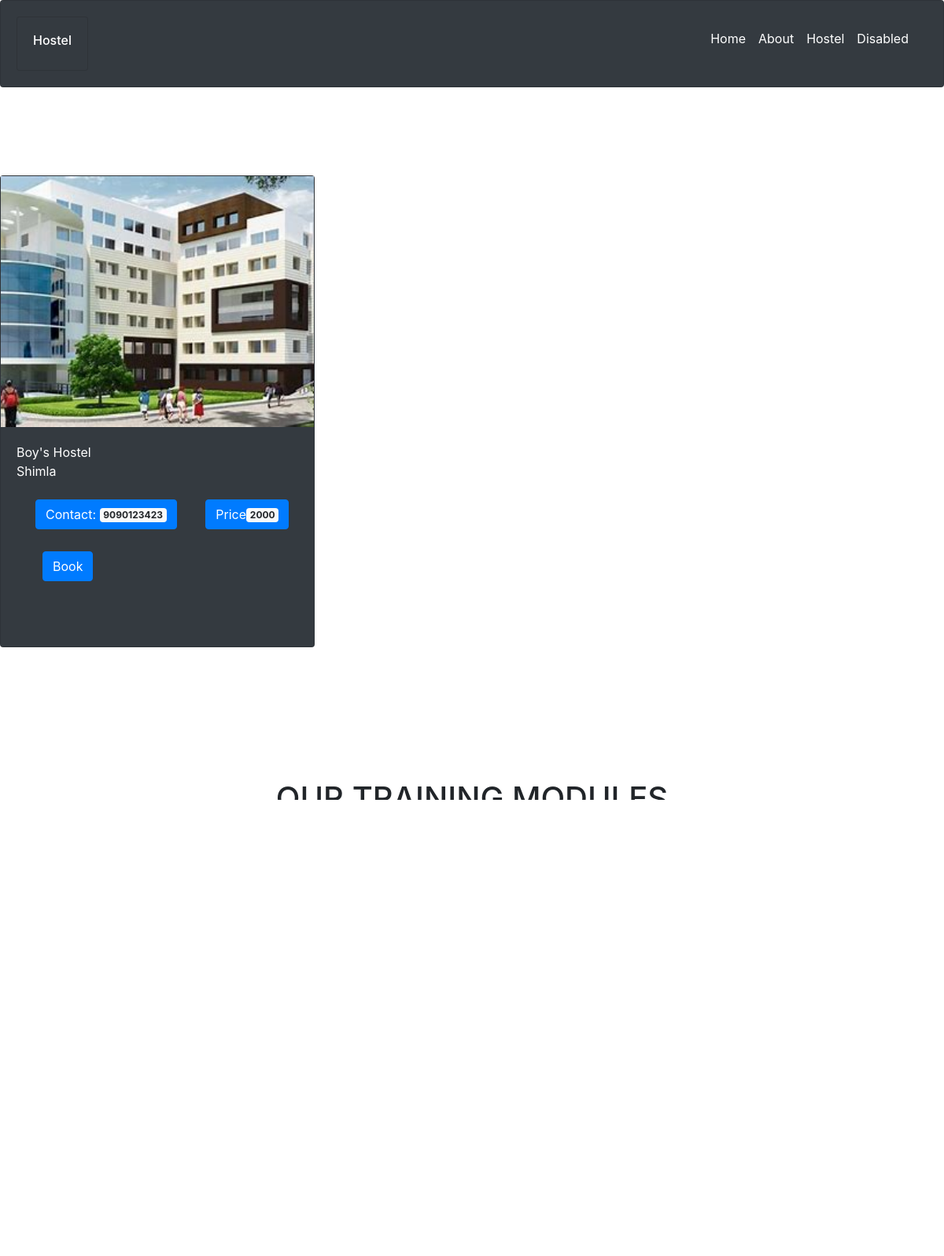
Screenshot of /showRooms/4 with the database file from the repository.
### hostelbookingapp/models.py (models this page shows, shortened)
class Room(models.Model):
	seat=models.IntegerField()
	roomImg=models.FileField(upload_to='upload/hostel/room')
	avaliable=models.BooleanField(default=False)
	hostel=models.ForeignKey(Hostel,on_delete=models.CASCADE)
	def __str__(self):
		return f'{"room with"+str(self.seat)+"seaters"}-{self.roomImg}';

class Hostel(models.Model):
	hostelName=models.CharField(max_length=120)
	TYPE=(
			('Girls Hostel','Girls Hostel'),
			('Boys Hostel','Boys Hostel'),
		)
	type=models.CharField(max_length=20,choices=TYPE)
	AVALIABILITY=(('avaliable','avaliable'),
		('unavaliable','unavaliable'),
		)
	avaliable=models.CharField(max_length=20,choices=AVALIABILITY)
	images=models.FileField(upload_to='upload/hostel')
	description=models.CharField(max_length=2000)
	city=models.ForeignKey(City,on_delete=models.CASCADE)
	location=models.CharField(max_length=120)
	owner=models.CharField(max_length=50)
	price=models.IntegerField()
	contact=models.CharField(max_length=10,default="90909")

class City(models.Model):
	cityName=models.CharField(max_length=120)
	stateName=models.ForeignKey(State,on_delete=models.CASCADE)
	def __str__(self):
		return self.cityName

### hostelbookingapp/views.py (the view)
# urls.py: path("showRooms/<hostel_id>",views.showRooms,name="showRooms"),
def showRooms(request,hostel_id):
	hostel=Hostel.objects.get(pk=hostel_id)
	room=Room.objects.filter(hostel=hostel)
	print(room)
	context={}
	context['rooms']=room
	return render(request,"hostelbookingapp/showRooms.html",context)

### hostelbookingapp/templates/hostelbookingapp/showRooms.html (shortened to what this page needs)
{% load static %}
<!DOCTYPE html>
<html>
	<head>
		<link rel="stylesheet" href="https://stackpath.bootstrapcdn.com/bootstrap/4.3.0/css/bootstrap.min.css">
	</head>
	<body>
		<div class="card bg-dark responsive text-white" >
			<div class="card-body">
				<div class="row">
					<div class="col-4 ">
						<div class="card float-left bg-dark">
							<div class="card-body">
								<span ><h6>Hostel</h6></span>
							</div>
						</div>
					</div>
					<div class="col-4">
					</div>
					<div class="col-4  text-white">
						<nav class="navbar navbar-expand-lg justify-content-center navbar-light bg-dark float-right">
							  <div class="collapse navbar-collapse" id="navbarSupportedContent">
							    <ul class="navbar-nav mr-auto">
							      <li class="nav-item active">
							        <a class="nav-link text-white" href="{% url 'index' %}">Home <span class="sr-only">(current)</span></a>
							      </li>
							      <li class="nav-item">
							        <a class="nav-link text-white" href="#about">About</a>
							      </li>
							      <li class="nav-item">
							        <a class="nav-link text-white" href="#" tabindex="-1" aria-disabled="true">Hostel</a>
							      </li>
							      <li class="nav-item">
							        <a class="nav-link text-white" href="#" tabindex="-1" aria-disabled="true">Disabled</a>
							      </li>
							    </ul>
							  </div>
							</nav>
					</div>
				</div>
			</div>
		</div>
		<h1>&nbsp;</h1>
		<h1>&nbsp;</h1>
		<div id="demo" class="carousel slide responsive" data-ride="carousel">
			  <ul class="carousel-indicators">
			    <li data-target="#demo" data-slide-to="0" class="active"></li>
			    <li data-target="#demo" data-slide-to="1"></li>
			    <li data-target="#demo" data-slide-to="2"></li>
			  </ul>
				   	  <div class="row responsive">
				   	 	{% for x in rooms %}
						<div class="col-4 p-8 m-12">
							<div class="card bg-dark p-8" style="width: 400px;height:600px;">
								<img src="../static/{{x.roomImg}}" class="img-fluid " alt="...">
								<div class="card-body">
									<div class="card-text text-white">{{x.hostel.type}}</div>
									<div class="card-text text-white">{{x.hostel.city}}</div>
									<button type="button" class="btn btn-primary m-4">
  											Contact: <span class="badge badge-light">{{x.hostel.contact}}</span>
										</button>
									<span>
										<button type="button" class="btn btn-primary m-2">
  											Price<span class="badge badge-light">{{x.hostel.price}}</span>
										</button>
										{% if x.avaliable %}
											<a type="button" class="btn btn-primary
											ml-4 mr-4 mt-1"  href="{% url 'tenantPage' x.id%}" >Book</a>
										{% else %}
											<button type="button" class="btn btn-primary Disabled ml-4 mr-4 mt-1">Filled</button>
										{% endif %}
								    </span>
								</div>
							</div>
						</div>
						{% endfor %}
						</div>
  			<h1>&nbsp;</h1>
  			<h1>&nbsp;</h1>
	<div class="row">
		<h1 class="col-sm-12 text-center">&nbsp;</h1>
	</div>
	<div class="row">
		<h1 class="col-sm-12 text-center">OUR TRAINING MODULES </h1>
	</div>
	<div class="row">
		<h1 class="col-sm-12 text-center">&nbsp;</h1>
	</div>
	<div class="container">
		<div class="card-deck col-xs-6">
			<div class="card bg-dark">
				<div class="card-body">
				    <img src="{% static 'images/host1.png' %}" class="img-fluid " alt="...">
				      	<a href="#" class="col-sm-12  text-center text-justify text-white">Hostel Room</a>
				</div>
			</div>
			<div class="card bg-dark">
				<div class="card-body">
				    <img src="{% static 'images/tifin6.png' %}" class="img-fluid " alt="...">
				      	<a href="#" class="col-sm-12 text-center text-justify text-white">Tifin</a>
				</div>
			</div>
			<div class="card bg-dark">
				<div class="card-body">
				    <img src="{% static 'images/hostbuil1.png' %}"  class="img-fluid" alt="...">
				    <a href="{% url 'hostel' %}" class="col-sm-12 text-center text-justify">Hostel</a>
				</div>
			</div>
		</div>
	</div>
		<h1>&nbsp;</h1>
		<h1>&nbsp;</h1>
		<div class=" container responsive text-center ">
			<img src="{% static 'images/facebookpic.png' %}" class="img-fluid responsive" style="width:50px;height:50px;" />
			<img src="{% static 'images/linkdinpic.png' %}" class="img-fluid responsive" style="width:50px;height:50px;" />
			<img src="{% static 'images/whatspp.png' %}" class="img-fluid responsive" style="width:50px;height:50px;" />
			<img src="{% static 'images/instrapic.png' %}" class="img-fluid responsive"  style="width:50px;height:50px;"/>
		</div>
		<h1>&nbsp;</h1>
	</body>
</html>

### rows the page displays
Room: roomImg (picture), hostel.type "Boy's Hostel", hostel.city "Shimla", hostel.contact "9090123423", hostel.price "2000", avaliable "Book"
